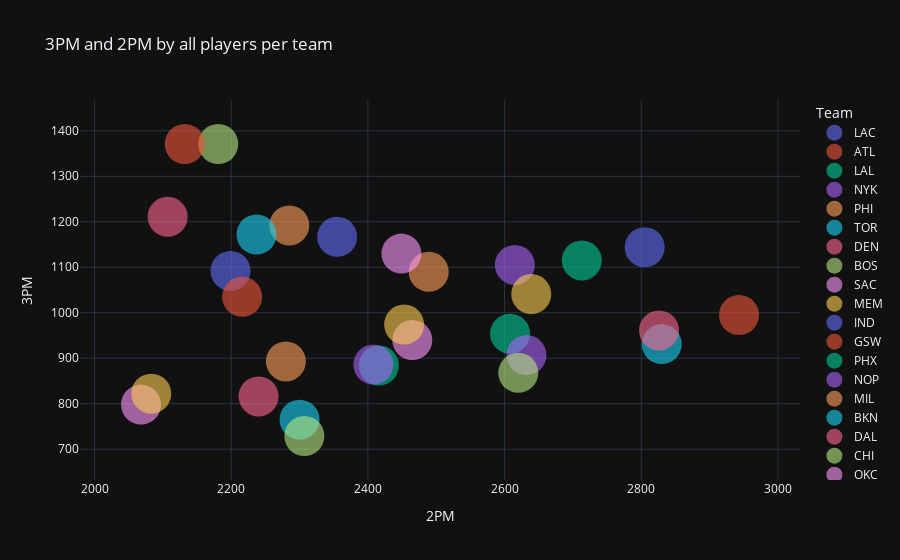

The notebook cell this image was saved under:
### Code cell
px.scatter(data_frame=df_times,
           x = '2PM',
           y = '3PM', 
           color = 'Team',
           template='plotly_dark',
           opacity=0.6,
           title='3PM and 2PM by all players per team').update_traces(marker_size=40)

### Figure 1 — Plotly figure (JSON) as saved in the notebook; plotly's stock layout.template omitted (floating-point values rounded to 4 significant figures)
{"data": [{"hovertemplate": "Team=LAC<br>2PM=%{x}<br>3PM=%{y}<extra></extra>", "legendgroup": "LAC", "marker": {"color": "#636efa", "opacity": 0.6, "size": 40, "symbol": "circle"}, "mode": "markers", "name": "LAC", "orientation": "v", "showlegend": true, "type": "scatter", "x": [2805], "xaxis": "x", "y": [1144], "yaxis": "y"}, {"hovertemplate": "Team=ATL<br>2PM=%{x}<br>3PM=%{y}<extra></extra>", "legendgroup": "ATL", "marker": {"color": "#EF553B", "opacity": 0.6, "size": 40, "symbol": "circle"}, "mode": "markers", "name": "ATL", "orientation": "v", "showlegend": true, "type": "scatter", "x": [2943], "xaxis": "x", "y": [995], "yaxis": "y"}, {"hovertemplate": "Team=LAL<br>2PM=%{x}<br>3PM=%{y}<extra></extra>", "legendgroup": "LAL", "marker": {"color": "#00cc96", "opacity": 0.6, "size": 40, "symbol": "circle"}, "mode": "markers", "name": "LAL", "orientation": "v", "showlegend": true, "type": "scatter", "x": [2713], "xaxis": "x", "y": [1115], "yaxis": "y"}, {"hovertemplate": "Team=NYK<br>2PM=%{x}<br>3PM=%{y}<extra></extra>", "legendgroup": "NYK", "marker": {"color": "#ab63fa", "opacity": 0.6, "size": 40, "symbol": "circle"}, "mode": "markers", "name": "NYK", "orientation": "v", "showlegend": true, "type": "scatter", "x": [2615], "xaxis": "x", "y": [1105], "yaxis": "y"}, {"hovertemplate": "Team=PHI<br>2PM=%{x}<br>3PM=%{y}<extra></extra>", "legendgroup": "PHI", "marker": {"color": "#FFA15A", "opacity": 0.6, "size": 40, "symbol": "circle"}, "mode": "markers", "name": "PHI", "orientation": "v", "showlegend": true, "type": "scatter", "x": [2489], "xaxis": "x", "y": [1090], "yaxis": "y"}, {"hovertemplate": "Team=TOR<br>2PM=%{x}<br>3PM=%{y}<extra></extra>", "legendgroup": "TOR", "marker": {"color": "#19d3f3", "opacity": 0.6, "size": 40, "symbol": "circle"}, "mode": "markers", "name": "TOR", "orientation": "v", "showlegend": true, "type": "scatter", "x": [2830], "xaxis": "x", "y": [931], "yaxis": "y"}, {"hovertemplate": "Team=DEN<br>2PM=%{x}<br>3PM=%{y}<extra></extra>", "legendgroup": "DEN", "marker": {"color": "#FF6692", "opacity": 0.6, "size": 40, "symbol": "circle"}, "mode": "markers", "name": "DEN", "orientation": "v", "showlegend": true, "type": "scatter", "x": [2826], "xaxis": "x", "y": [961], "yaxis": "y"}, {"hovertemplate": "Team=BOS<br>2PM=%{x}<br>3PM=%{y}<extra></extra>", "legendgroup": "BOS", "marker": {"color": "#B6E880", "opacity": 0.6, "size": 40, "symbol": "circle"}, "mode": "markers", "name": "BOS", "orientation": "v", "showlegend": true, "type": "scatter", "x": [2181], "xaxis": "x", "y": [1371], "yaxis": "y"}, {"hovertemplate": "Team=SAC<br>2PM=%{x}<br>3PM=%{y}<extra></extra>", "legendgroup": "SAC", "marker": {"color": "#FF97FF", "opacity": 0.6, "size": 40, "symbol": "circle"}, "mode": "markers", "name": "SAC", "orientation": "v", "showlegend": true, "type": "scatter", "x": [2449], "xaxis": "x", "y": [1130], "yaxis": "y"}, {"hovertemplate": "Team=MEM<br>2PM=%{x}<br>3PM=%{y}<extra></extra>", "legendgroup": "MEM", "marker": {"color": "#FECB52", "opacity": 0.6, "size": 40, "symbol": "circle"}, "mode": "markers", "name": "MEM", "orientation": "v", "showlegend": true, "type": "scatter", "x": [2639], "xaxis": "x", "y": [1041], "yaxis": "y"}, {"hovertemplate": "Team=IND<br>2PM=%{x}<br>3PM=%{y}<extra></extra>", "legendgroup": "IND", "marker": {"color": "#636efa", "opacity": 0.6, "size": 40, "symbol": "circle"}, "mode": "markers", "name": "IND", "orientation": "v", "showlegend": true, "type": "scatter", "x": [2355], "xaxis": "x", "y": [1167], "yaxis": "y"}, {"hovertemplate": "Team=GSW<br>2PM=%{x}<br>3PM=%{y}<extra></extra>", "legendgroup": "GSW", "marker": {"color": "#EF553B", "opacity": 0.6, "size": 40, "symbol": "circle"}, "mode": "markers", "name": "GSW", "orientation": "v", "showlegend": true, "type": "scatter", "x": [2132], "xaxis": "x", "y": [1371], "yaxis": "y"}, {"hovertemplate": "Team=PHX<br>2PM=%{x}<br>3PM=%{y}<extra></extra>", "legendgroup": "PHX", "marker": {"color": "#00cc96", "opacity": 0.6, "size": 40, "symbol": "circle"}, "mode": "markers", "name": "PHX", "orientation": "v", "showlegend": true, "type": "scatter", "x": [2608], "xaxis": "x", "y": [954], "yaxis": "y"}, {"hovertemplate": "Team=NOP<br>2PM=%{x}<br>3PM=%{y}<extra></extra>", "legendgroup": "NOP", "marker": {"color": "#ab63fa", "opacity": 0.6, "size": 40, "symbol": "circle"}, "mode": "markers", "name": "NOP", "orientation": "v", "showlegend": true, "type": "scatter", "x": [2632], "xaxis": "x", "y": [907], "yaxis": "y"}, {"hovertemplate": "Team=MIL<br>2PM=%{x}<br>3PM=%{y}<extra></extra>", "legendgroup": "MIL", "marker": {"color": "#FFA15A", "opacity": 0.6, "size": 40, "symbol": "circle"}, "mode": "markers", "name": "MIL", "orientation": "v", "showlegend": true, "type": "scatter", "x": [2285], "xaxis": "x", "y": [1192], "yaxis": "y"}, {"hovertemplate": "Team=BKN<br>2PM=%{x}<br>3PM=%{y}<extra></extra>", "legendgroup": "BKN", "marker": {"color": "#19d3f3", "opacity": 0.6, "size": 40, "symbol": "circle"}, "mode": "markers", "name": "BKN", "orientation": "v", "showlegend": true, "type": "scatter", "x": [2237], "xaxis": "x", "y": [1172], "yaxis": "y"}, {"hovertemplate": "Team=DAL<br>2PM=%{x}<br>3PM=%{y}<extra></extra>", "legendgroup": "DAL", "marker": {"color": "#FF6692", "opacity": 0.6, "size": 40, "symbol": "circle"}, "mode": "markers", "name": "DAL", "orientation": "v", "showlegend": true, "type": "scatter", "x": [2107], "xaxis": "x", "y": [1211], "yaxis": "y"}, {"hovertemplate": "Team=CHI<br>2PM=%{x}<br>3PM=%{y}<extra></extra>", "legendgroup": "CHI", "marker": {"color": "#B6E880", "opacity": 0.6, "size": 40, "symbol": "circle"}, "mode": "markers", "name": "CHI", "orientation": "v", "showlegend": true, "type": "scatter", "x": [2620], "xaxis": "x", "y": [868], "yaxis": "y"}, {"hovertemplate": "Team=OKC<br>2PM=%{x}<br>3PM=%{y}<extra></extra>", "legendgroup": "OKC", "marker": {"color": "#FF97FF", "opacity": 0.6, "size": 40, "symbol": "circle"}, "mode": "markers", "name": "OKC", "orientation": "v", "showlegend": true, "type": "scatter", "x": [2465], "xaxis": "x", "y": [940], "yaxis": "y"}, {"hovertemplate": "Team=MIN<br>2PM=%{x}<br>3PM=%{y}<extra></extra>", "legendgroup": "MIN", "marker": {"color": "#FECB52", "opacity": 0.6, "size": 40, "symbol": "circle"}, "mode": "markers", "name": "MIN", "orientation": "v", "showlegend": true, "type": "scatter", "x": [2453], "xaxis": "x", "y": [974], "yaxis": "y"}, {"hovertemplate": "Team=POR<br>2PM=%{x}<br>3PM=%{y}<extra></extra>", "legendgroup": "POR", "marker": {"color": "#636efa", "opacity": 0.6, "size": 40, "symbol": "circle"}, "mode": "markers", "name": "POR", "orientation": "v", "showlegend": true, "type": "scatter", "x": [2199], "xaxis": "x", "y": [1092], "yaxis": "y"}, {"hovertemplate": "Team=MIA<br>2PM=%{x}<br>3PM=%{y}<extra></extra>", "legendgroup": "MIA", "marker": {"color": "#EF553B", "opacity": 0.6, "size": 40, "symbol": "circle"}, "mode": "markers", "name": "MIA", "orientation": "v", "showlegend": true, "type": "scatter", "x": [2216], "xaxis": "x", "y": [1035], "yaxis": "y"}, {"hovertemplate": "Team=CLE<br>2PM=%{x}<br>3PM=%{y}<extra></extra>", "legendgroup": "CLE", "marker": {"color": "#00cc96", "opacity": 0.6, "size": 40, "symbol": "circle"}, "mode": "markers", "name": "CLE", "orientation": "v", "showlegend": true, "type": "scatter", "x": [2416], "xaxis": "x", "y": [884], "yaxis": "y"}, {"hovertemplate": "Team=WAS<br>2PM=%{x}<br>3PM=%{y}<extra></extra>", "legendgroup": "WAS", "marker": {"color": "#ab63fa", "opacity": 0.6, "size": 40, "symbol": "circle"}, "mode": "markers", "name": "WAS", "orientation": "v", "showlegend": true, "type": "scatter", "x": [2408], "xaxis": "x", "y": [886], "yaxis": "y"}, {"hovertemplate": "Team=SAS<br>2PM=%{x}<br>3PM=%{y}<extra></extra>", "legendgroup": "SAS", "marker": {"color": "#FFA15A", "opacity": 0.6, "size": 40, "symbol": "circle"}, "mode": "markers", "name": "SAS", "orientation": "v", "showlegend": true, "type": "scatter", "x": [2280], "xaxis": "x", "y": [893], "yaxis": "y"}, {"hovertemplate": "Team=ORL<br>2PM=%{x}<br>3PM=%{y}<extra></extra>", "legendgroup": "ORL", "marker": {"color": "#19d3f3", "opacity": 0.6, "size": 40, "symbol": "circle"}, "mode": "markers", "name": "ORL", "orientation": "v", "showlegend": true, "type": "scatter", "x": [2300], "xaxis": "x", "y": [765], "yaxis": "y"}, {"hovertemplate": "Team=DET<br>2PM=%{x}<br>3PM=%{y}<extra></extra>", "legendgroup": "DET", "marker": {"color": "#FF6692", "opacity": 0.6, "size": 40, "symbol": "circle"}, "mode": "markers", "name": "DET", "orientation": "v", "showlegend": true, "type": "scatter", "x": [2240], "xaxis": "x", "y": [816], "yaxis": "y"}, {"hovertemplate": "Team=HOU<br>2PM=%{x}<br>3PM=%{y}<extra></extra>", "legendgroup": "HOU", "marker": {"color": "#B6E880", "opacity": 0.6, "size": 40, "symbol": "circle"}, "mode": "markers", "name": "HOU", "orientation": "v", "showlegend": true, "type": "scatter", "x": [2307], "xaxis": "x", "y": [729], "yaxis": "y"}, {"hovertemplate": "Team=UTA<br>2PM=%{x}<br>3PM=%{y}<extra></extra>", "legendgroup": "UTA", "marker": {"color": "#FF97FF", "opacity": 0.6, "size": 40, "symbol": "circle"}, "mode": "markers", "name": "UTA", "orientation": "v", "showlegend": true, "type": "scatter", "x": [2068], "xaxis": "x", "y": [798], "yaxis": "y"}, {"hovertemplate": "Team=CHA<br>2PM=%{x}<br>3PM=%{y}<extra></extra>", "legendgroup": "CHA", "marker": {"color": "#FECB52", "opacity": 0.6, "size": 40, "symbol": "circle"}, "mode": "markers", "name": "CHA", "orientation": "v", "showlegend": true, "type": "scatter", "x": [2083], "xaxis": "x", "y": [822], "yaxis": "y"}], "layout": {"legend": {"title": {"text": "Team"}, "tracegroupgap": 0}, "title": {"text": "3PM and 2PM by all players per team"}, "xaxis": {"anchor": "y", "domain": [0, 1], "title": {"text": "2PM"}}, "yaxis": {"anchor": "x", "domain": [0, 1], "title": {"text": "3PM"}}}}
